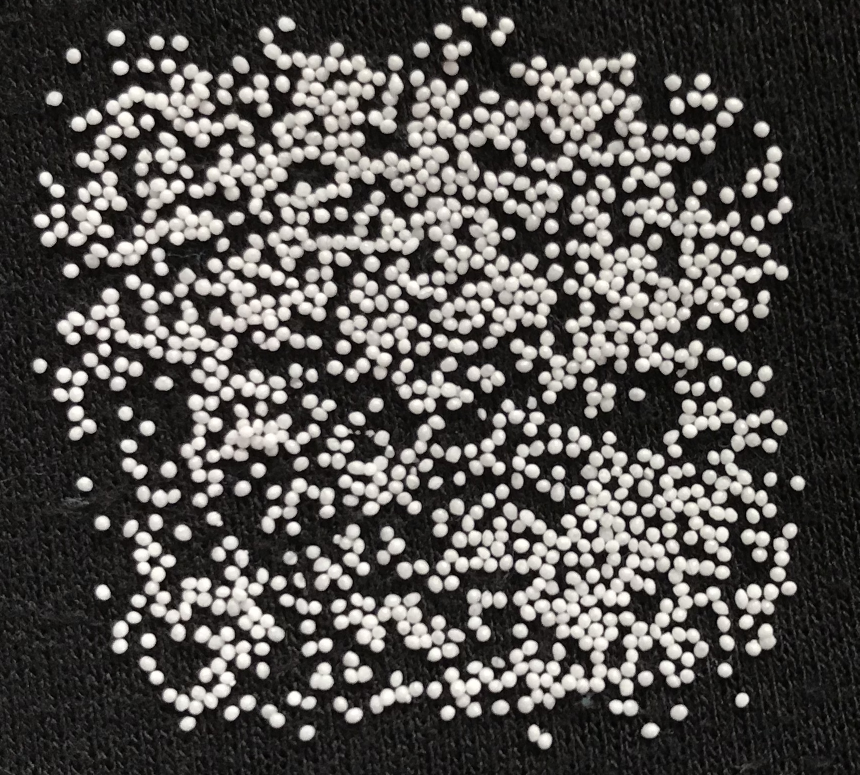
#> input picture Counting beads/source_images/IMG_0519.jpg, 1719 x 1550 px (shown at 1/2 size); its folder holds 3 pictures in this run
$ jupyter execute counting_beads.ipynb   (shell and % lines are left out)
#> lines starting #> are read from the running program, lines starting #| are printed output that depends on the picture
## Importing, opening, and saving all the images in dictionaries

[cell 1]
import matplotlib.pyplot as plt
import numpy as np
from PIL import Image, ImageFile
import pandas as pd

from scipy import stats
from skimage.feature import blob_dog, blob_log, blob_doh
from skimage.color import rgb2gray
from skimage.draw import circle

import os
import glob

[cell 2]
# Import the names of all images of type *.png using recursive glob function
experimental = []
control = []
for image in glob.glob("**\source_images\*.jpg", recursive = True):
    experimental.append(image)

# Convert the list of names to tuples for faster processing
experimental = tuple(experimental)

# Storing all image data as arrays into a dictionary with keys by number
exp_dict = {}
for counter, image in enumerate(experimental):
    exp_dict.setdefault(counter, np.array(Image.open(image)))

Plotting on a grid for fun

[cell 3]
# Uncomment to plot all experimental images on a grid. It's not necessary, I did just for fun

fig = plt.figure(figsize=(18, 6))
rows = int(len(experimental)/10)+1
columns = 3

print(f"Your grid will have {rows} rows and {columns} columns")

for counter,image in enumerate(experimental):
    fig.add_subplot(rows, columns, counter+1)
    plt.imshow(exp_dict.get(counter))

plt.show()
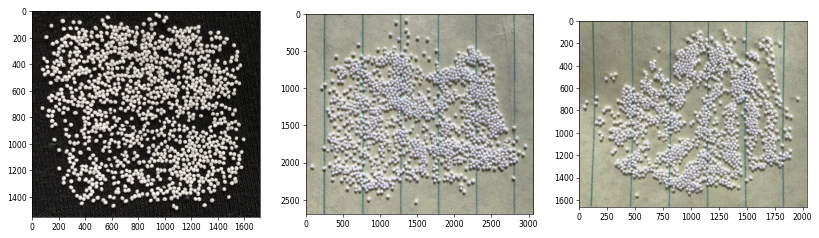
#> figure drawn by matplotlib, 3 panels

## Identifying blobs in a sample image using difference of Gaussians

[cell 4]
# Identifying beads using Difference of Gaussians (it's fast)
print('Identifying beads in sample image...')

beads = []
filtered_beads = []
image_gray = {}
image = {}
for counter, item in enumerate(experimental):
    # Normal image
    image.setdefault(counter, exp_dict.get(counter))

    # Convert image to grayscale
    image_gray.setdefault(counter, rgb2gray(image.get(counter)))

    # Difference of gaussians, compute radii in the 3rd column
    blobs_dog = blob_dog(image_gray.get(counter), min_sigma = 5, max_sigma=10, threshold=.3)
    blobs_dog[:, 2] = blobs_dog[:, 2] * np.sqrt(2)
    beads.append(blobs_dog)


    # Filtering beads
    print('Filtering all beads that are big enough...')
    filtered_beads_temp = []
    for counter, item in enumerate(blobs_dog):
        if item[2] > 5:
            filtered_beads_temp.append(item)

    print(f'Successfully filtered {len(filtered_beads_temp)} beads from a total of {len(blobs_dog)}')

    # Save the filtered beads for each image
    filtered_beads.append(filtered_beads_temp)
#> this loop made 3 passes
#| Successfully filtered 422 beads from a total of 422
#| Successfully filtered 0 beads from a total of 0
#| Successfully filtered 0 beads from a total of 0
#> after the loop, beads = 3 items; filtered_beads = 3 items; image = 3 items; image_gray = 3 items

print('Done.')

[cell 5]
print('Plotting beads found using blob recognition... ')
fig, axes = plt.subplots(3,3,sharex=False, sharey=False, figsize=[15,15])

for counter, item in enumerate(experimental):
    # Plot normal image
    axes[counter, 0].set_title(f'Normal image {counter+1}')
    axes[counter, 0].imshow(image.get(counter))

    # Plot grayscale image
    axes[counter, 1].set_title(f'Grayscale image of image {counter+1}')
    axes[counter, 1].imshow(image_gray.get(counter),cmap="gray")

    # Plot detected beads
    axes[counter,2].set_title(f'{len(beads[counter])} beads in image {counter+1} found \n using blob recognition')
    axes[counter,2].imshow(image.get(counter))
    for bead in filtered_beads[counter]:
        y, x, r = bead
        c = plt.Circle((x, y), r, color='lime', linewidth=2, fill=False)
        axes[counter,2].add_patch(c)

plt.tight_layout()
plt.savefig("detected_beads/results.jpg")
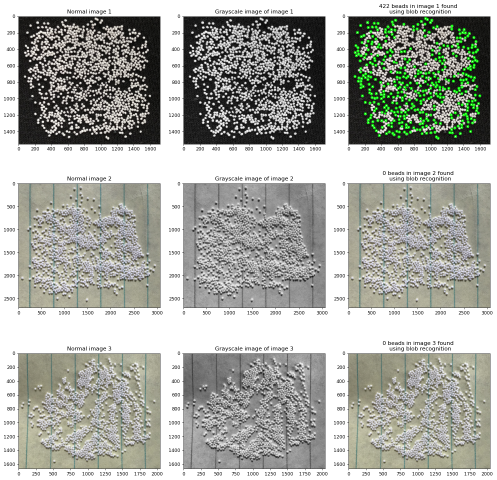
#> figure drawn by matplotlib, 9 panels
print('Done.')
